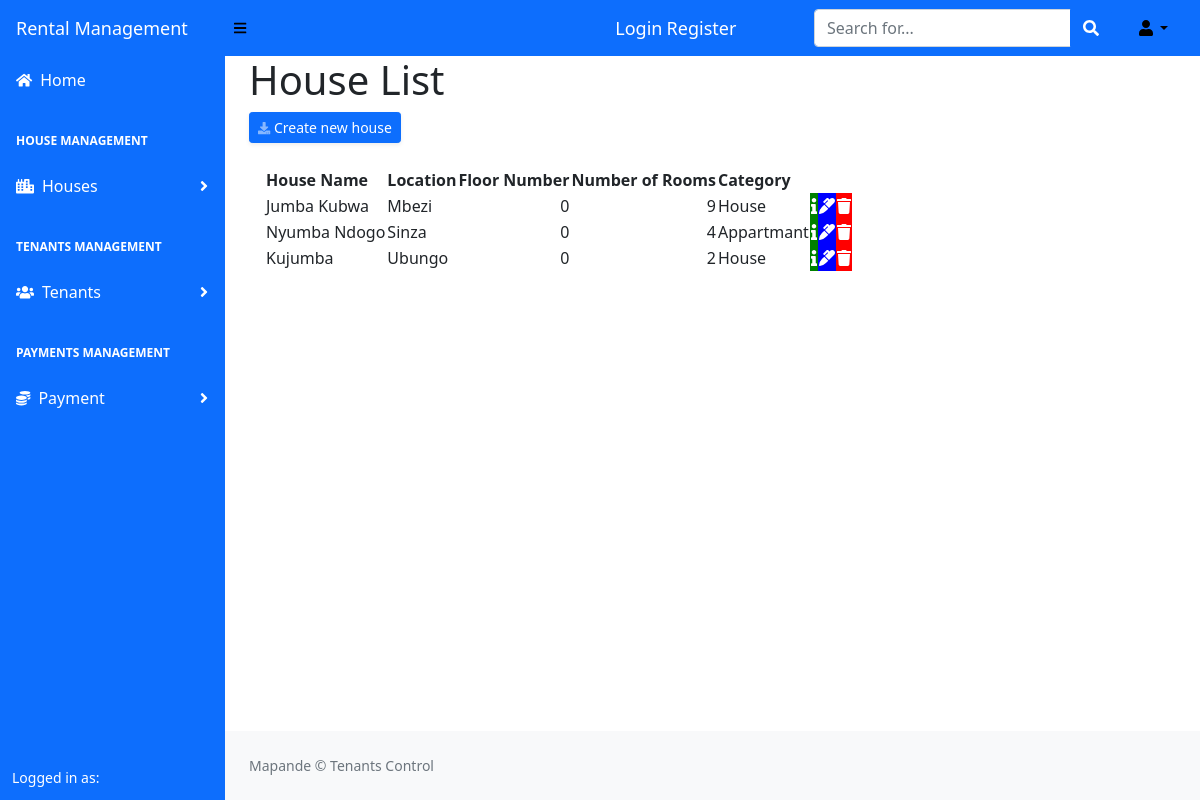
The app's page /house_list, older data.
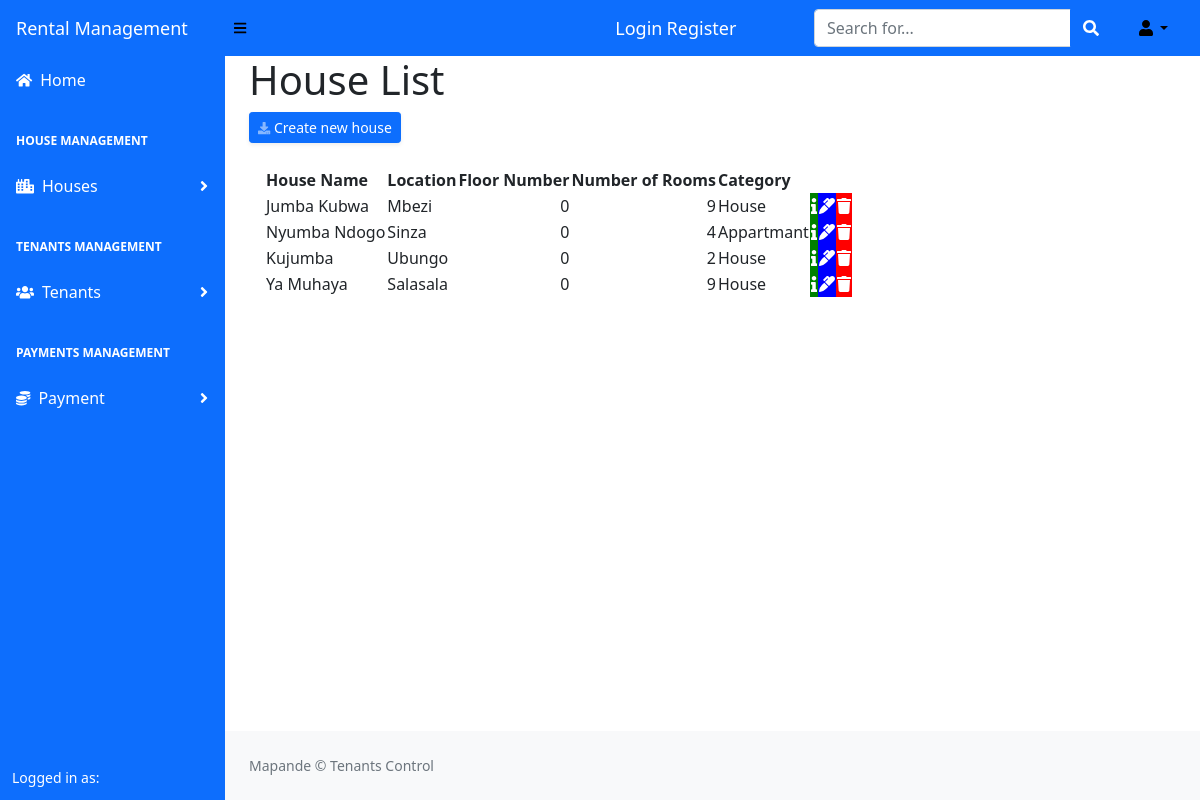
The same page, newer data.
### renting/models.py (models this page shows)
class HouseProperty(db.Model):
    __tablename__ = 'house_property'
    id = db.Column(db.Integer(), autoincrement=True, primary_key = True)
    house_name = db.Column(db.String(length = 50), nullable = False)
    house_location = db.Column(db.String())
    floor_number = db.Column(db.Integer())
    number_of_room = db.Column(db.Integer())
    category = db.Column(db.String(length=30))

### renting/routes.py (the view)
@app.route('/house_list')
def house_list_page():
    results = HouseProperty.query.all()
    return render_template('house_list.html', results = results)

### renting/templates/house_list.html (shortened to what this page needs)
{% extends 'base.html' %}
{% block content %}
<div class="content-heading"><h1>House List</h1></div>
<div class="row">
    <div class="col-lg-12 mb-2">
        <a href="{{url_for('house_page')}}"
           class=" d-sm-inline-block btn btn-sm btn-primary shadow-sm"><i
                class="fas fa-download fa-sm text-white-50"></i> Create new house</a>
    </div>
</div>
<div class="card-body">
    <table id="datatablesSimple">
        <thead>
            <tr>
                <th>House Name </th>
                <th>Location</th>
                <th>Floor Number</th>
                <th>Number of Rooms</th>
                <th>Category</th>
                <th></th>
                <th></th>
                <th></th>
            </tr>
        </thead>
        <tbody>
            {% for result in results %}
            <tr>
                <td>{{ result.house_name }}</td>
                <td>{{ result.house_location }}</td>
                <td style="text-align: right;">{{ result.floor_number }}</td>
                <td style="text-align: right;">{{ result.number_of_room }}</td>
                <td>{{ result.category }}</td>
                <td style="background-color: green;"><a href="/#/{{ result.id }}" ><span class="fa fa-info" style="font-size: 16px; color: white;" data-bs-toggle="tooltip" data-bs-placement="top" title="Info"></span></a> </td>
                <td style="background-color: blue;"><a href="/updatehouse/{{ result.id }}"> <span class="fa fa-marker" style='font-size:16px;color:white;' color="&#xf044;" data-bs-toggle="tooltip" data-bs-placement="top" title="Edit"></span></a> </td>
                <td style="background-color: red;"><a href="/confirmdeletehouse/{{ result.id }}"> <span class="fa fa-trash" style='font-size:16px;color:white;' data-bs-toggle="tooltip" data-bs-placement="top" title="Delete"></span></a> </td>
            </tr>
            {% endfor %}
        </tbody>
    </table>
 </div>
{% endblock %}

Row changes from the older to the newer data that the page shows:
added HouseProperty: house_name "Ya Muhaya", house_location "Salasala", floor_number "0", number_of_room "9", category "House"
